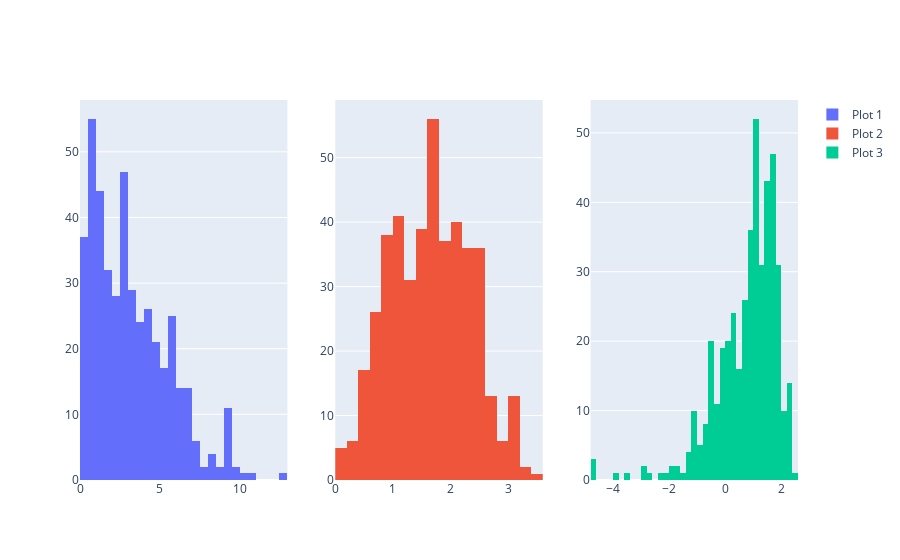

This figure's notebook cell:
### Code cell
fig = make_subplots(rows=1, cols=3)


fig.add_trace(go.Histogram(x=df['rate'], name='Plot 1'), row=1, col=1)
fig.add_trace(go.Histogram(x=df['sqrt_rate'], name='Plot 2'), row=1, col=2)
fig.add_trace(go.Histogram(x=df['Log_rate'], name='Plot 3'), row=1, col=3)

fig.show()

### Figure 1 — Plotly figure (JSON) as saved in the notebook; plotly's stock layout.template omitted (floating-point values rounded to 4 significant figures; data arrays with more than 128 entries replaced by an {"elided": "..."} marker saying what was removed)
{"data": [{"name": "Plot 1", "type": "histogram", "x": {"elided": "443 float values"}, "xaxis": "x", "yaxis": "y"}, {"name": "Plot 2", "type": "histogram", "x": {"elided": "443 float values"}, "xaxis": "x2", "yaxis": "y2"}, {"name": "Plot 3", "type": "histogram", "x": {"elided": "443 float values"}, "xaxis": "x3", "yaxis": "y3"}], "layout": {"xaxis": {"anchor": "y", "domain": [0, 0.2889]}, "xaxis2": {"anchor": "y2", "domain": [0.3556, 0.6444]}, "xaxis3": {"anchor": "y3", "domain": [0.7111, 1]}, "yaxis": {"anchor": "x", "domain": [0, 1]}, "yaxis2": {"anchor": "x2", "domain": [0, 1]}, "yaxis3": {"anchor": "x3", "domain": [0, 1]}}}
